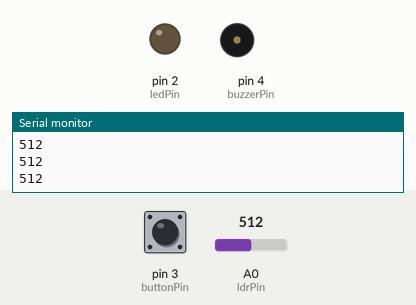
Recording of a sketch running on a simulated Arduino Uno, built with avr-gcc and run on an emulated ATmega328P. On the bench: output pins drawn as LEDs (lit = HIGH), buzzer (waves = sounding, pin HIGH), the last lines printed to the serial monitor. Inputs (shaded band) come from the test bench; at power-on: pin 3 (buttonPin) HIGH, A0 (ldrPin) = 512.

Above: at 1.2 s.
1.3 s: pin 3 (buttonPin) pulled LOW for 0.15 s
At 2.4 s:
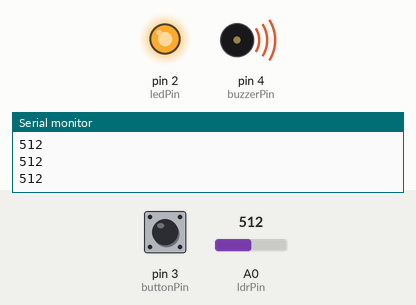
3.1 s: A0 (ldrPin) set to 484
At 3.8 s:
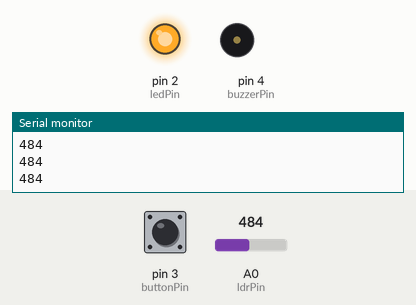
4.6 s: A0 (ldrPin) set to 510
At 4.9 s:
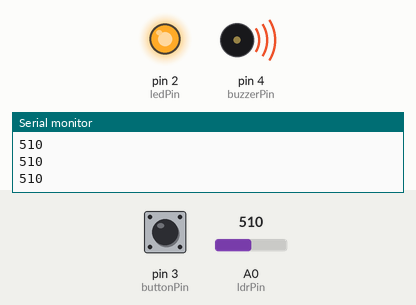
6.1 s: A0 (ldrPin) set to 490
At 7.4 s:
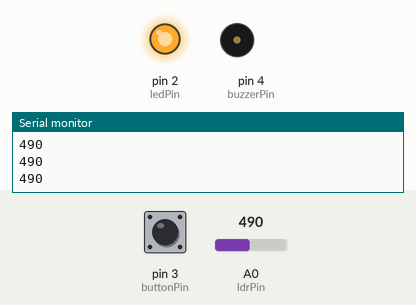
Timing chart, 0 to 8.6 s (numbered marks = the images above; inputs shaded):
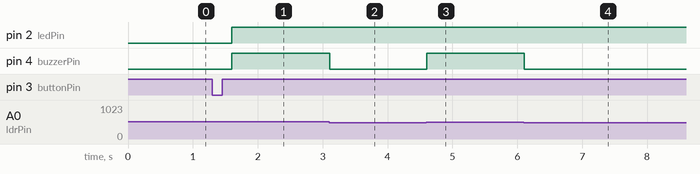

The sketch:

EX_04.ino
```cpp
const int buttonPin = 3;
const int ledPin = 2;
const int buzzerPin = 4;
const int ldrPin = A0;
bool alarmActive = false;
bool lastButtonState = HIGH;
void setup() {
pinMode(buttonPin, INPUT_PULLUP);
pinMode(ledPin, OUTPUT);
pinMode(buzzerPin, OUTPUT);
Serial.begin(9600);
}
void loop() {
bool buttonState = digitalRead(buttonPin);
if (buttonState == LOW && lastButtonState == HIGH) {
alarmActive = !alarmActive;
delay(300);
}
lastButtonState = buttonState;

digitalWrite(ledPin, alarmActive ? HIGH : LOW);

int ldrValue = analogRead(ldrPin);
Serial.println(ldrValue);
int lightThreshold = 500;
if (alarmActive) {
if (ldrValue > lightThreshold) {
digitalWrite(buzzerPin, HIGH);
} else {
digitalWrite(buzzerPin, LOW);
}
} else {
digitalWrite(buzzerPin, LOW);
}
}
```

Measured:
- the behaviour switches between 501 and 500 on A0 (ldrPin) (found by bisection; images 1 and 2)
- after the input at 1.3 s, pin 2 (ledPin), pin 4 (buzzerPin): LOW → HIGH after 0.30 s
- after the input at 3.1 s, pin 4 (buzzerPin): HIGH → LOW at once
- after the input at 4.6 s, pin 4 (buzzerPin): LOW → HIGH at once
- after the input at 6.1 s, pin 4 (buzzerPin): HIGH → LOW at once
